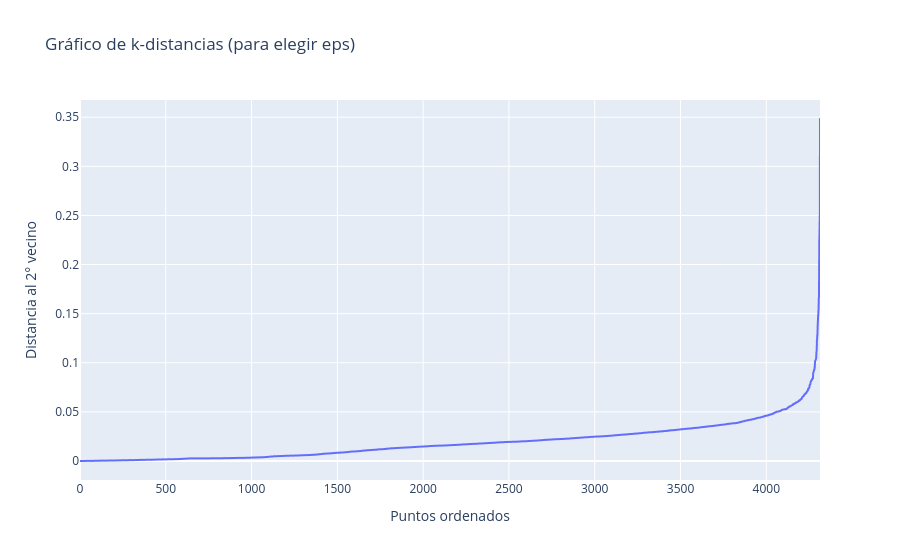

Source (notebook cell):
### Markdown cell above
## 1.5 Detección de Anomalías con DBSCAN [1 punto]
En esta sección, utilizará el algoritmo DBSCAN para identificar posibles anomalías (outliers) en los clientes del retail.

- Puede aplicar DBSCAN sobre las características originales escaladas (**LRMFP**) o sobre alguna de las proyecciones 2D (PCA, t-SNE o UMAP). Justifique su elección en las preguntas al final de la sección.
- Visualice los resultados usando `plot_dim_reductions`, mostrando los clusters y resaltando los outliers (label = -1) en las tres proyecciones (PCA, t-SNE, UMAP).

### Code cell
from sklearn.cluster import DBSCAN
from sklearn.neighbors import NearestNeighbors

# Obtener datos escalados para aplicar DBSCAN
# Reutilizamos el pipeline hasta el scaler (sin reducción de dimensionalidad)
pipeline_scaler = Pipeline(
    steps=[
        ("features", FunctionTransformer(custom_features)),
        ("scaler", ct),
    ]
)
lrmfp_scaled = pipeline_scaler.fit_transform(df_retail)

# Gráfico de k-distancias para elegir eps
neighbors = NearestNeighbors(n_neighbors=2).fit(lrmfp_scaled)
distances, _ = neighbors.kneighbors(lrmfp_scaled)
distances = np.sort(distances[:, 1])

px.line(
    x=range(len(distances)),
    y=distances,
    labels={"x": "Puntos ordenados", "y": "Distancia al 2° vecino"},
    title="Gráfico de k-distancias (para elegir eps)",
).show()

### Figure 1 — Plotly figure (JSON) as saved in the notebook; plotly's stock layout.template omitted (floating-point values rounded to 4 significant figures; data arrays with more than 128 entries replaced by an {"elided": "..."} marker saying what was removed)
{"data": [{"hovertemplate": "Puntos ordenados=%{x}<br>Distancia al 2° vecino=%{y}<extra></extra>", "legendgroup": "", "line": {"color": "#636efa", "dash": "solid"}, "marker": {"symbol": "circle"}, "mode": "lines", "name": "", "showlegend": false, "type": "scattergl", "x": {"elided": "4314 int values"}, "xaxis": "x", "y": {"elided": "4314 float values"}, "yaxis": "y"}], "layout": {"legend": {"tracegroupgap": 0}, "title": {"text": "Gráfico de k-distancias (para elegir eps)"}, "xaxis": {"anchor": "y", "domain": [0, 1], "title": {"text": "Puntos ordenados"}}, "yaxis": {"anchor": "x", "domain": [0, 1], "title": {"text": "Distancia al 2° vecino"}}}}
